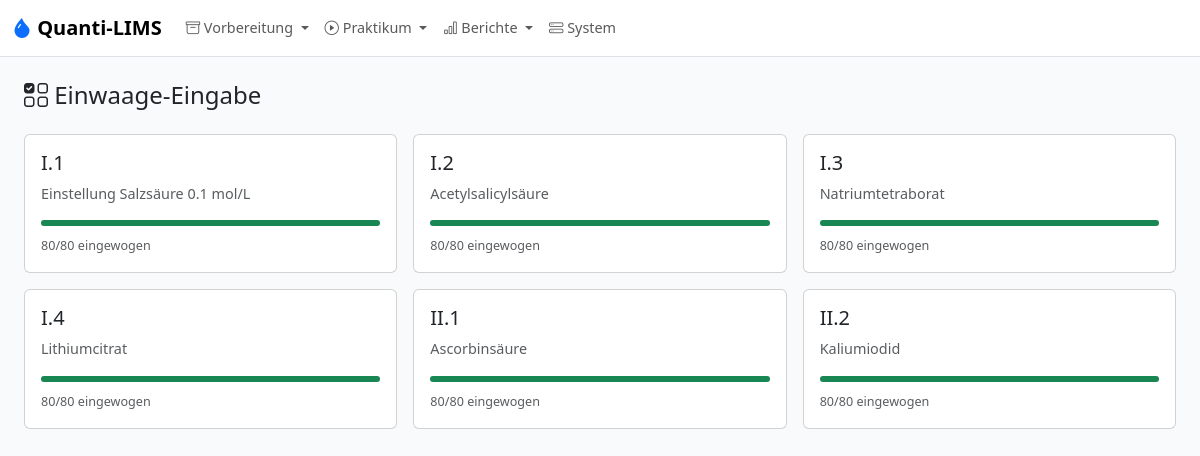
/ta/weighing, run on an earlier commit of the app's database.
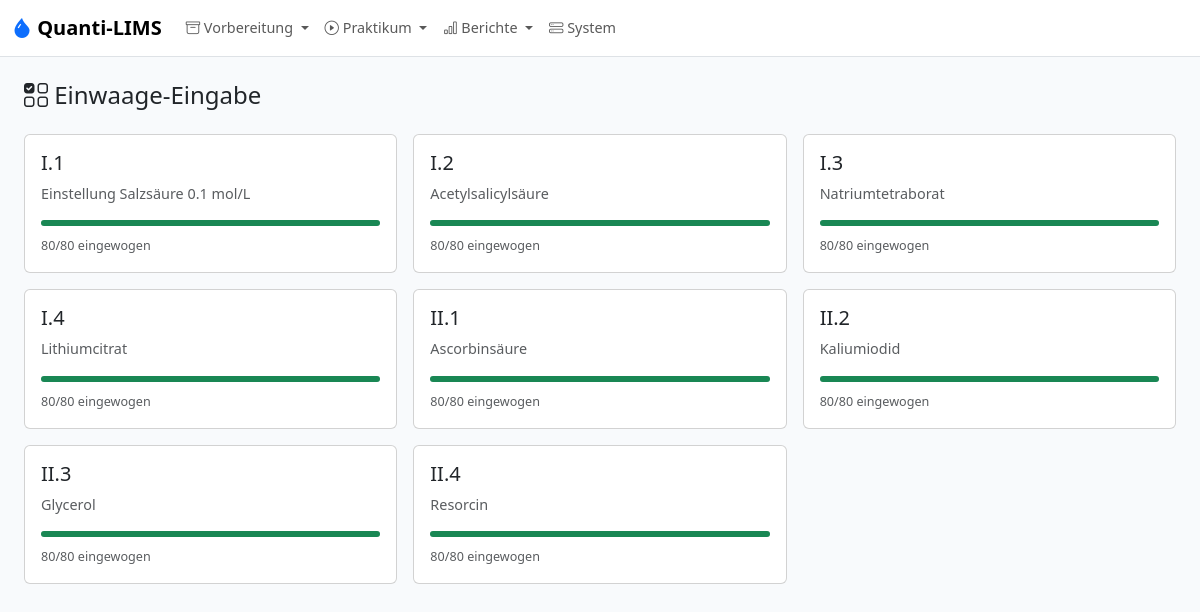
And on a later commit of the database.
### models.py (models this page shows, shortened)
class SampleBatch(db.Model):
    __tablename__ = "sample_batch"
    id = db.Column(db.Integer, primary_key=True)
    semester_id = db.Column(db.Integer, db.ForeignKey("semester.id"), nullable=False)
    analysis_id = db.Column(db.Integer, db.ForeignKey("analysis.id"), nullable=False)
    substance_lot_id = db.Column(db.Integer, db.ForeignKey("substance_lot.id"))
    blend_description = db.Column(db.String(500))
    gehalt_min_pct = db.Column(db.Float)
    n_extra_determinations = db.Column(db.Integer, nullable=False, default=1)
    mortar_loss_factor = db.Column(db.Float, nullable=False, default=1.1)
    target_m_s_min_g = db.Column(db.Float)
    target_m_ges_g = db.Column(db.Float)
    target_v_min_ml = db.Column(db.Float)
    target_v_max_ml = db.Column(db.Float)
    dilution_factor = db.Column(db.Float)
    dilution_solvent = db.Column(db.String(120))
    dilution_notes = db.Column(db.Text)
    titer = db.Column(db.Float, nullable=False, default=1.000)
    titer_source = db.Column(db.String(40), nullable=False, default="manual")
    titer_source_date = db.Column(db.String(20))
    titer_source_operator = db.Column(db.String(100))
    total_samples_prepared = db.Column(db.Integer, nullable=False)
    preparation_date = db.Column(db.String(20))
    prepared_by = db.Column(db.String(100))
    notes = db.Column(db.Text)
    safety_factor = db.Column(db.Float, nullable=False, default=1.2)
    position = db.Column(db.Integer, nullable=False, default=0)
    semester = db.relationship("Semester", back_populates="batches")
    analysis = db.relationship("Analysis", back_populates="batches")
    substance_lot = db.relationship("SubstanceLot", back_populates="batches")
    samples = db.relationship("Sample", back_populates="batch", order_by="Sample.running_number")
    __table_args__ = (db.UniqueConstraint("semester_id", "analysis_id"),)

class Analysis(db.Model):
    __tablename__ = "analysis"
    id = db.Column(db.Integer, primary_key=True)
    block_id = db.Column(db.Integer, db.ForeignKey("block.id"), nullable=False)
    code = db.Column(db.String(10), unique=True, nullable=False)
    ordinal = db.Column(db.Integer, nullable=False)
    name = db.Column(db.String(200), nullable=False)
    substance_id = db.Column(db.Integer, db.ForeignKey("substance.id"), nullable=False)
    k_determinations = db.Column(db.Integer, nullable=False, default=3)
    result_unit = db.Column(db.String(20), nullable=False, default="%")
    result_label = db.Column(db.String(50), nullable=False, default="Gehalt")
    calculation_mode = db.Column(db.String(50), nullable=False, default=MODE_ASSAY_MASS_BASED)
    e_ab_g = db.Column(db.Float)
    g_ab_min_pct = db.Column(db.Float)
    g_ab_max_pct = db.Column(db.Float)
    source_reference = db.Column(db.String(255))
    tolerance_override_min_pct = db.Column(db.Float)
    tolerance_override_max_pct = db.Column(db.Float)
    notes = db.Column(db.Text)
    m_einwaage_min_mg = db.Column(db.Float, nullable=True)  # Min TA weighing mass (mass_determination mode, mg)
    m_einwaage_max_mg = db.Column(db.Float, nullable=True)  # Max TA weighing mass (mass_determination mode, mg)
    reported_molar_mass_gmol = db.Column(db.Float, nullable=True)
    reported_stoichiometry = db.Column(db.Float, nullable=True)
    block = db.relationship("Block", back_populates="analyses")
    substance = db.relationship("Substance", back_populates="analyses")
    method = db.relationship("Method", back_populates="analysis", uselist=False)
    batches = db.relationship("SampleBatch", back_populates="analysis")

### app.py (the view)
    @app.route("/ta/weighing")
    def ta_weighing():
        sem = active_semester()
        batches = SampleBatch.query.filter_by(semester_id=sem.id).all() if sem else []
        return render_template("ta/weighing_select.html", batches=batches, semester=sem)

### calculation_modes.py (called while the page is built)
def resolve_mode(mode: str | None) -> str:
    if mode in {MODE_ASSAY_MASS_BASED, MODE_TITRANT_STANDARDIZATION, MODE_MASS_DETERMINATION}:
        return mode
    return MODE_ASSAY_MASS_BASED

### models.py (called while the page is built)
    @property
    def is_weighed(self) -> bool:
        mode = resolve_mode(self.batch.analysis.calculation_mode if self.batch and self.batch.analysis else None)
        if mode == MODE_TITRANT_STANDARDIZATION:
            return self.m_ges_actual_g is not None
        if mode == MODE_MASS_DETERMINATION:
            return self.m_s_actual_g is not None
        return self.m_s_actual_g is not None and self.m_ges_actual_g is not None

### templates/ta/weighing_select.html (shortened to what this page needs)
{% extends "base.html" %}
{% block content %}
<h4 class="mb-4"><i class="bi bi-ui-checks-grid"></i> Einwaage-Eingabe</h4>
{% if not batches %}
<div class="alert alert-info">Keine Probenansätze im aktiven Semester vorhanden.</div>
{% else %}
<div class="row g-3">
{% for b in batches %}
{% set weighed = b.samples | selectattr('is_weighed') | list | length %}
{% set pct = (weighed / b.samples|length * 100)|round(0)|int if b.samples|length > 0 else 0 %}
<div class="col-md-4">
  <a href="{{ url_for('ta_weighing_batch', batch_id=b.id) }}" class="card text-decoration-none h-100 hover-card">
    <div class="card-body">
      <h5 class="card-title">{{ b.analysis.code }}</h5>
      <p class="card-text text-body-secondary">{{ b.analysis.name }}</p>
      <div class="progress mb-2" style="height: 6px">
        <div class="progress-bar {% if pct == 100 %}bg-success{% else %}bg-primary{% endif %}" style="width:{{ pct }}%"></div>
      </div>
      <small class="text-body-secondary">{{ weighed }}/{{ b.samples|length }} eingewogen</small>
    </div>
  </a>
</div>
{% endfor %}
</div>
{% endif %}
{% endblock %}

What changed in the data, as far as the page shows it:
added SampleBatch: analysis.code "II.3", analysis.name "Glycerol", {{ pct }} 100 (drawn), total_samples_prepared "80", samples|length "80"
added SampleBatch: analysis.code "II.4", analysis.name "Resorcin", {{ pct }} 100 (drawn), total_samples_prepared "80", samples|length "80"
